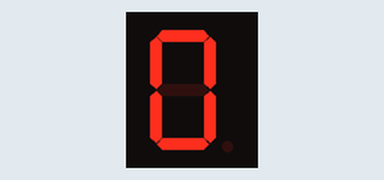
This sketch was run on a simulated Arduino Uno, built with avr-gcc and run on an emulated ATmega328P. Parts: 1-digit seven-segment display. Wiring (inferred from the names in the program): 1-digit 7-segment display, segments lit when HIGH: segments pin 0, pin 1, pin 2, pin 3, pin 4, pin 5, pin 6, pin 7. The segment pins are drawn as the display they are named for.

Above: at 0.1 s.
At 0.6 s:
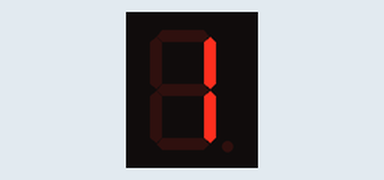
At 1.1 s:
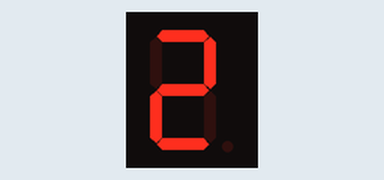
At 1.6 s:
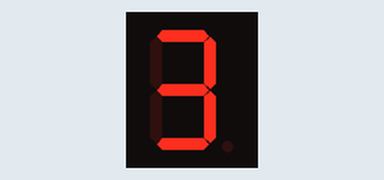
At 2.6 s:
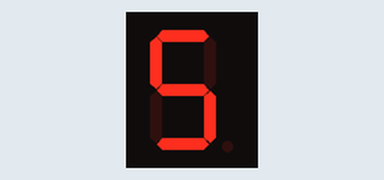
At 3.6 s:
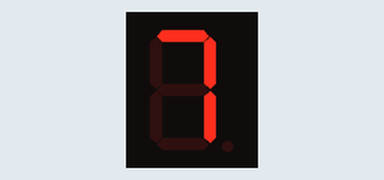

Measured:
- by itself, everything shown: repeats every 4.0 s, in 8 steps
- what the display in image 1 shows lasts 0.5 s, from 0.5 s to 1.0 s

The sketch:

led8segs8bitsdemo.ino
```cpp
/*
 http://shop34791330.taobao.com/ //德飞莱旗舰店
 http://qixingchong.tmall.com/   //七星虫旗舰店
 http://www.doflye.net //德飞莱技术论坛
 http://www.doflye.net/forum-98-1.html //德飞莱论坛arduino版块

 动态扫描演示，把扫描时间延长，清晰的显示扫描原理，适用于LY-51S开发板

 使用独立模块开发板LY-51S连接详情：
 http://www.doflye.net/thread-5299-1-1.html

 */
int ledCount=8;
//定义段码，这里是共阴段码，可以使用数码管段码软件改变数组值或者任意显示形状
//德飞莱提供免费数码管段码软件，不需安装，绿色软件，下载地址如下：
//http://doflye.net/viewthread.php?tid=726
const unsigned char dofly_DuanMa[10]={0x3f,0x06,0x5b,0x4f,0x66,0x6d,0x7d,0x07,0x7f,0x6f};
//位码
unsigned char const dofly_WeiMa[]={0xfe,0xfd,0xfb,0xf7,0xef,0xdf,0xbf,0x7f};
int ledPins[] = {
  0,1,2, 3, 4, 5, 6, 7, };   // 对应的8位数据引脚LY-51S独立模块开发板上接J3，0脚接D0以此类推
int latchA = 8;//位码锁存控制端LY-51S独立模块开发板上接J2 A端
int latchB = 9;//段码锁存控制端LY-51S独立模块开发板上接J2 B端

void setup() {
// 循环设置，把对应的端口都设置成输出
  for (int thisLed = 0; thisLed < ledCount; thisLed++) {
    pinMode(ledPins[thisLed], OUTPUT);
  pinMode(latchA, OUTPUT);
  pinMode(latchB, OUTPUT);
  }
}
// 数据处理，把需要处理的byte数据写到对应的引脚端口。
void deal(unsigned char value){
 for(int i=0;i<8;i++)
   digitalWrite(ledPins[i],bitRead(value,i));//使用了bitWrite函数，非常简单
   // !bitRead(value,i)，这里前面加！(非运算符号)，取决于使用的是共阴还是共阳数码管。
}
// 主循环
void loop() {
  // 循环显示0-9数字
  for(int i=0;i<8;i++){

     deal(0);//清空段码，不显示，不然会造成”鬼影“
     digitalWrite(latchB,HIGH);
     digitalWrite(latchB,LOW);
     deal(dofly_WeiMa[i]);//读取对应的段码值
     digitalWrite(latchA,HIGH);
     digitalWrite(latchA,LOW);
     deal(dofly_DuanMa[i]);//读取对应的段码值
     digitalWrite(latchB,HIGH);
     digitalWrite(latchB,LOW);
     delay(500);          //这里使用很长的延时，把动态扫描动作放慢，这样可以清楚的知道扫描原理。
  }
  }
```
